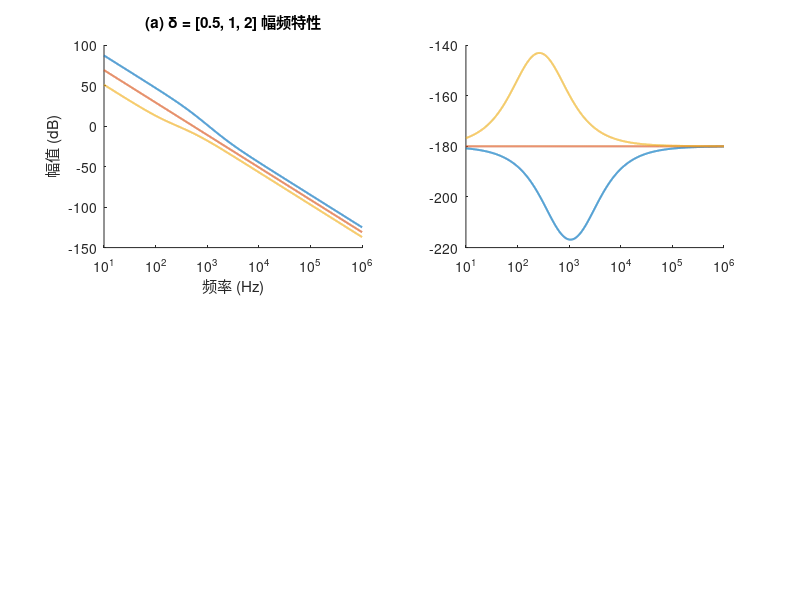

Recreate this plot in MATLAB. (Note: this script raises an error after producing the figure.)
%% 绘制图 4.18 和图 4.19
% 电流环采用论文的一阶近似：
% Gc(s) = 1 / (1 + 3*Tpwm*s)

clear;
clc;
close all;

%% 1. 基本参数
Tpwm = 1/10000;       % 逆变器开关周期 [s]
miu=0.0079;
Jm = 105.21e-6;  
JL = 4530e-6;                                                                 % 负载转动惯量[Kg·m^2]
i=12;     
Jeq=Jm+3.53416e-6+(1/(i^2)+miu/i)*JL;        % 等效转动惯量 [kg*m^2]
Pn=14;
Flux = 0.01337;                                                             % 电机磁通量[Wb]
Kt = 3/2 * Pn * Flux;   
TLstep = 3.0;         % 负载转矩阶跃幅值 [N*m]

% 注意：
% Jeq、Kt 和 TLstep 应替换成论文或实际模型中的数据。
% 当前数值只是为了让代码能够直接运行。

%% 2. 图 4.18：速度环开环伯德图
deltaSets = {
    [0.5, 1, 2], ...
    [2, 4, 6, 8, 10, 20, 30]
};

freqRanges = {
    [1e1, 1e6], ...
    [1e-1, 1e5]
};

figure('Color', 'w', 'Name', 'Figure 4.18');

for panel = 1:2
    f = logspace(log10(freqRanges{panel}(1)), ...
                 log10(freqRanges{panel}(2)), 4000).';

    w = 2*pi*f;
    s = 1j*w;
    deltas = deltaSets{panel};

    axMag = subplot(2, 2, 2*panel-1);
    hold(axMag, 'on');

    axPhase = subplot(2, 2, 2*panel);
    hold(axPhase, 'on');

    for k = 1:numel(deltas)
        delta = deltas(k);

        % 积分系数
        Ki = 1/(3*Tpwm*delta^2);

        % 代入 Kp 后，K = Kt*Kp/Jeq
        K = 1/(3*Tpwm*delta);

        % 速度环开环传递函数
        % Gopen(s) = K*(s+Ki) / [s^2*(1+3*Tpwm*s)]
        Gopen = K*(s+Ki) ./ ...
            (s.^2 .* (1 + 3*Tpwm*s));

        magDB = 20*log10(abs(Gopen));

        % Keep the branch near -180 deg.  A plain angle() call maps the
        % delta<1 branch (-180 to -220 deg) to +140 to +180 deg, so the
        % delta=0.5 phase curve would disappear outside the figure.
        phaseDeg = angle(Gopen)*180/pi;
        phaseDeg(phaseDeg > 0) = phaseDeg(phaseDeg > 0) - 360;

        label = sprintf('\\delta = %g', delta);

        semilogx(axMag, f, magDB, ...
            'LineWidth', 1.4, ...
            'DisplayName', label);

        semilogx(axPhase, f, phaseDeg, ...
            'LineWidth', 1.4, ...
            'DisplayName', label);
    end

    if panel == 1
        panelText = '(a) \delta = [0.5, 1, 2]';
    else
        panelText = '(b) \delta = [2, 4, 6, 8, 10, 20, 30]';
    end

    % 幅频图
    title(axMag, [panelText, ' 幅频特性']);
    xlabel(axMag, '频率 (Hz)');
    ylabel(axMag, '幅值 (dB)');

    yline(axMag, 0, '--', ...
        'Color', [0.45, 0.45, 0.45], ...
        'HandleVisibility', 'off');

    set(axMag, 'XScale', 'log');
    xlim(axMag, freqRanges{panel});
    grid(axMag, 'on');
    grid(axMag, 'minor');
    legend(axMag, 'Location', 'northeast');

    % 相频图
    title(axPhase, [panelText, ' 相频特性']);
    xlabel(axPhase, '频率 (Hz)');
    ylabel(axPhase, '相位 (deg)');

    yline(axPhase, -180, '--', ...
        'Color', [0.45, 0.45, 0.45], ...
        'HandleVisibility', 'off');

    set(axPhase, 'XScale', 'log');
    xlim(axPhase, freqRanges{panel});
    grid(axPhase, 'on');
    grid(axPhase, 'minor');
    legend(axPhase, 'Location', 'northeast');

    if panel == 1
        ylim(axMag, [-100, 100]);
        ylim(axPhase, [-220, -140]);
    else
        ylim(axMag, [-100, 150]);
        ylim(axPhase, [-180, -80]);
    end
end

%% 3. 图 4.19：闭环阶跃响应和负载扰动响应
deltaTime = [2, 4, 6, 8, 10, 20, 30];

t = linspace(0, 0.2, 6000);

figure('Color', 'w', 'Name', 'Figure 4.19');

axStep = subplot(1, 2, 1);
hold(axStep, 'on');

axLoad = subplot(1, 2, 2);
hold(axLoad, 'on');

for k = 1:numel(deltaTime)
    delta = deltaTime(k);

    Ki = 1/(3*Tpwm*delta^2);

    Kp = Jeq/(3*Tpwm*delta*Kt);

    % 速度环 PI：
    % Cpi(s) = Kp*(1 + Ki/s) = Kp*(s+Ki)/s
    Cpi = tf(Kp*[1, Ki], [1, 0]);

    % 电流环一阶近似
    Gcurrent = tf(1, [3*Tpwm, 1]);

    % 速度误差到 iq 的控制器
    C = Cpi*Gcurrent;

    % 转矩到转速的机械环节：1/(Jeq*s)
    P = tf(1, [Jeq, 0]);

    % 速度给定到实际转速的闭环传递函数
    Gref = minreal(feedback(P*Kt*C, 1));

    % 负载转矩到实际转速的传递函数
    % 机械方程：Jeq*dw/dt = Te - TL
    Gload = minreal(-feedback(P, Kt*C));

    % 单位速度阶跃响应
    [yStep, ~] = step(Gref, t);

    % 单位负载转矩阶跃响应
    yLoad = lsim(Gload, TLstep*ones(size(t)), t);

    label = sprintf('\\delta = %g', delta);

    plot(axStep, t, yStep, ...
        'LineWidth', 1.4, ...
        'DisplayName', label);

    plot(axLoad, t, yLoad, ...
        'LineWidth', 1.4, ...
        'DisplayName', label);
end

% 阶跃响应图
title(axStep, '(a) 速度环闭环系统阶跃响应');
xlabel(axStep, '时间 (s)');
ylabel(axStep, '转速');

yline(axStep, 1, '--', ...
    'Color', [0.45, 0.45, 0.45], ...
    'HandleVisibility', 'off');

xlim(axStep, [0, 0.15]);
grid(axStep, 'on');
legend(axStep, 'Location', 'northeast');

% 负载扰动响应图
title(axLoad, '(b) 速度环闭环系统抗负载扰动响应');
xlabel(axLoad, '时间 (s)');
ylabel(axLoad, '转速变化');

yline(axLoad, 0, '--', ...
    'Color', [0.45, 0.45, 0.45], ...
    'HandleVisibility', 'off');

xlim(axLoad, [0, 0.2]);
grid(axLoad, 'on');
legend(axLoad, 'Location', 'southeast');

%% 4. 可选：导出高清图片
% exportgraphics(figure(1), 'fig_4_18.png', 'Resolution', 600);
% exportgraphics(figure(2), 'fig_4_19.png', 'Resolution', 600);
